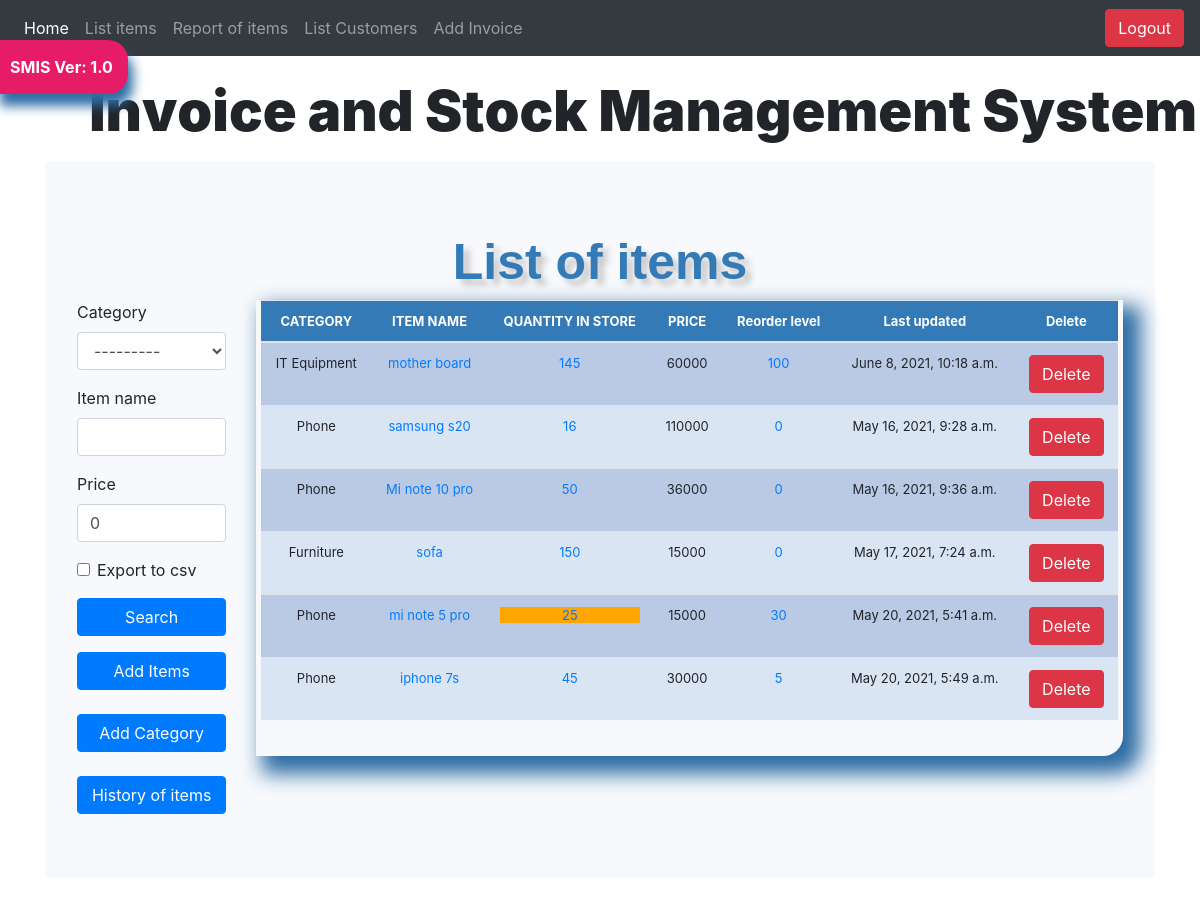
The app's page /list_items/ with its own data.
### stockmanagement/models.py (models this page shows, shortened)
class Stock(models.Model):
	category = models.ForeignKey(Category, on_delete=models.CASCADE,blank=True, null=True)
	item_name = models.CharField(max_length=50, blank=True, null=True)
	quantity = models.IntegerField(default='0', blank=True, null=True)
	price = models.IntegerField(default='0' , blank=True ,null=True)
	receive_quantity = models.PositiveIntegerField(default='0', blank=True, null=True)
	receive_by = models.CharField(max_length=50, blank=True, null=True)
	issue_quantity = models.PositiveIntegerField( blank=True, null=True)
	issue_by = models.CharField(max_length=50, blank=True, null=True)
	issue_to = models.CharField(max_length=50, blank=True, null=True)
	phone_number = models.CharField(max_length=50, blank=True, null=True)
	created_by = models.CharField(max_length=50, blank=True, null=True)
	reorder_level = models.IntegerField(default='0', blank=True, null=True)
	last_updated = models.DateTimeField(auto_now_add=False, auto_now=True)
	timestamp = models.DateTimeField(auto_now_add=True, auto_now=False)

class Category(models.Model):
	name = models.CharField(max_length=50, blank=True, null=True)
	def __str__(self):
		return self.name

### stockmanagement/views.py (the view, shortened to what this page needs)
# urls.py: path('list_items/',views.list_view,name='list_items'),
def list_view(request):
    header = 'List of items'
    form = StockSearchForm(request.POST or None)
    queryset=Stock.objects.all()
    context = {
    "header": header,
    "queryset":queryset,
    "form": form,
    }
    context = {
    "form": form,
    "header": header,
    "queryset": queryset,}
    return render(request, "list_item.html",context)

### stockmanagement/forms.py
class StockSearchForm(forms.ModelForm):
  export_to_CSV = forms.BooleanField(required=False)
  class Meta:
     model = Stock
     fields = ['category', 'item_name','price']

### stockmanagement/templates/list_item.html (shortened to what this page needs)
{% load static %}
{% include 'navbar.html' %}
{% load crispy_forms_tags %}
<!doctype html>
<html lang="en">
  <head>
    <link href="{% static 'css/stylesheet.css' %}" rel="stylesheet">
    <link href="{% static 'css/bootstrap.min.css' %}" rel="stylesheet">
    <link href="{% static 'css/navbar-top-fixed.css' %}" rel="stylesheet">
  </head>
  <body>
    <h1 class="ml1">
      <span class="text-wrapper">
        <span class="letters"> &nbsp;&nbsp;&nbsp;&nbsp;&nbsp;&nbsp;&nbsp;&nbsp;Invoice and Stock Management System</span>
      </span>
    </h1>
    <main role="main" class="container">
   <div class="jumbotron">
  <div class="header">{{header}}</div>
   <div class="row">
    <div class="col-sm-2">
        <form method='POST' action=''>{% csrf_token %}
          {{form|crispy}}
              <input class="btn btn-primary mybutton"type="submit" value='Search'/>
      </form>
      <a href="/add_items"><div class="btn btn-primary mybutton">Add Items</div></a><br><br>
      <a href="/add_category"><div class="btn btn-primary mybutton">Add Category</div></a><br><br>
      <a href="/list_history"><div class="btn btn-primary mybutton">History of items</div></a>
    </div>
      <br>
      <div class="col-sm-10">
          <div class="display_table">
          <table class='table'>
          <thead>
            <tr>
              <th>CATEGORY</th>
              <th>ITEM NAME</th>
              <th>QUANTITY IN STORE</th>
              <th>PRICE</th>
              <th>Reorder level</th>
              <th>Last updated </th>
              <th>Delete </th>
            </tr>
          </thead>
              {% for instance in queryset %}
            <tr>
              <td>{{instance.category}}</td>
              <td><a href="{% url 'update_items' instance.id %}">{{instance.item_name}}</a></td>
              <td>
                {% if instance.quantity <= instance.reorder_level %}
                <div style="background-color: orange;">
                  <a href="{% url 'stock_details' instance.id %}">{{instance.quantity}}</a></div>
                {% else %}
                <a href="{% url 'stock_details' instance.id %}">{{instance.quantity}}</a>
                {% endif %}
              </td>
              <td>{{instance.price}}</td>
              <td><a href="{% url 'reorder_level' instance.id %}">{{instance.reorder_level}}</a></td>
              <td>{{instance.last_updated}}</td>
              <td class="td-actions footable-last-visible" style="display: table-cell;">
                <a href="{% url 'delete_items' instance.id %}" class="btn btn-danger" value="Delete" name="btndelete">
                Delete</button></td>
            </tr>
            {% endfor %}
          </table>
          </div>
          </div>
        </div>
   </div>
   </main>
  </body>
</html>

### stockmanagement/templates/navbar.html (shortened to what this page needs)
<nav class="navbar navbar-expand-md navbar-dark fixed-top bg-dark">
    <div class="collapse navbar-collapse" id="navbarCollapse">
      <ul class="navbar-nav mr-auto">
        <li class="nav-item active">
          <a class="nav-link" href="">Home <span class="sr-only">(current)</span></a>
        </li>
        <li class="nav-item">
          <a class="nav-link" href="/list_items">List items</a> </li>
      <li class="nav-item">
        <a class="nav-link" href="/list_history">Report of items</a>
     </li>
     <li class="nav-item">
      <a class="nav-link" href="/customer_view">List Customers</a>
   </li>
   <li class="nav-item">
    <a class="nav-link" href="/add_invoice">Add Invoice</a>
 </li>
      </ul>
      <ul class="navbar-nav">
        <li><a href="/"><button class="btn btn-danger">  Logout</button></a></li>
    </ul>
    </div>
  </nav>
  <a ><div id="version-display" data-toggle="modal" data-target="#myModal">SMIS Ver: 1.0</div></a>

### stockmanagement/static/css/stylesheet.css (style rules this page uses)
body { background-image: url("../img/invoiceimg.jpg"); min-height : 75rem; padding-top : 4.5rem; height: 100%; background-position: center; background-repeat: no-repeat; background-size: cover; }
.table { font-size: 13px; text-align: center; width: 95%; margin: auto; text-align: center; }
.mybutton { width: 100%; }
.table tr:nth-child(odd) { background: #BBCAE4; }
.table tr:nth-child(even) { background: #dae5f4; }
th { background-color: #337ab7; color: white; }
.display_table { border-bottom-right-radius: 20px; padding-left: 5px; padding-right: 5px; padding-bottom: 20px; box-shadow: 12px 12px 20px 6px #2e6da4; }
.header { font-family: helvetica; color: #337ab7; font-size: 50px; text-align: center; width: 100%; text-shadow: 6px 6px 6px #c9c6c6; display: block; font-weight: bolder; }
#version-display { background-color: #e61c66; color: white; box-shadow: 5px 12px 12px #2e6da4; text-align: center; display: inline; font-weight: bolder; padding: 15px; position: fixed; top: 40px; left: -5px; z-index: 3000; border-top-right-radius: 20px; border-bottom-right-radius: 20px; }

### stockmanagement/static/css/navbar-top-fixed.css (style rules this page uses)
body { min-height: 75rem; padding-top: 4.5rem; }

### stockmanagement/templates/list_item.html (style rules this page uses)
.ml1 { font-weight: 900; font-size: 3.5em; }
.ml1 .text-wrapper { position: relative; display: inline-block; padding-top: 0.1em; padding-right: 0.05em; padding-bottom: 0.15em; }

### records on screen
Stock: category "IT Equipment", item_name "mother board", quantity "145", price "60000", reorder_level "100", last_updated "June 8, 2021, 10:18 a.m."
Stock: category "Phone", item_name "samsung s20", quantity "16", price "110000", reorder_level "0", last_updated "May 16, 2021, 9:28 a.m."
Stock: category "Phone", item_name "Mi note 10 pro", quantity "50", price "36000", reorder_level "0", last_updated "May 16, 2021, 9:36 a.m."
Stock: category "Furniture", item_name "sofa", quantity "150", price "15000", reorder_level "0", last_updated "May 17, 2021, 7:24 a.m."
Stock: category "Phone", item_name "mi note 5 pro", quantity "25", price "15000", reorder_level "30", last_updated "May 20, 2021, 5:41 a.m."
Stock: category "Phone", item_name "iphone 7s", quantity "45", price "30000", reorder_level "5", last_updated "May 20, 2021, 5:49 a.m."

### other values on screen
{{ header }} "List of items"
